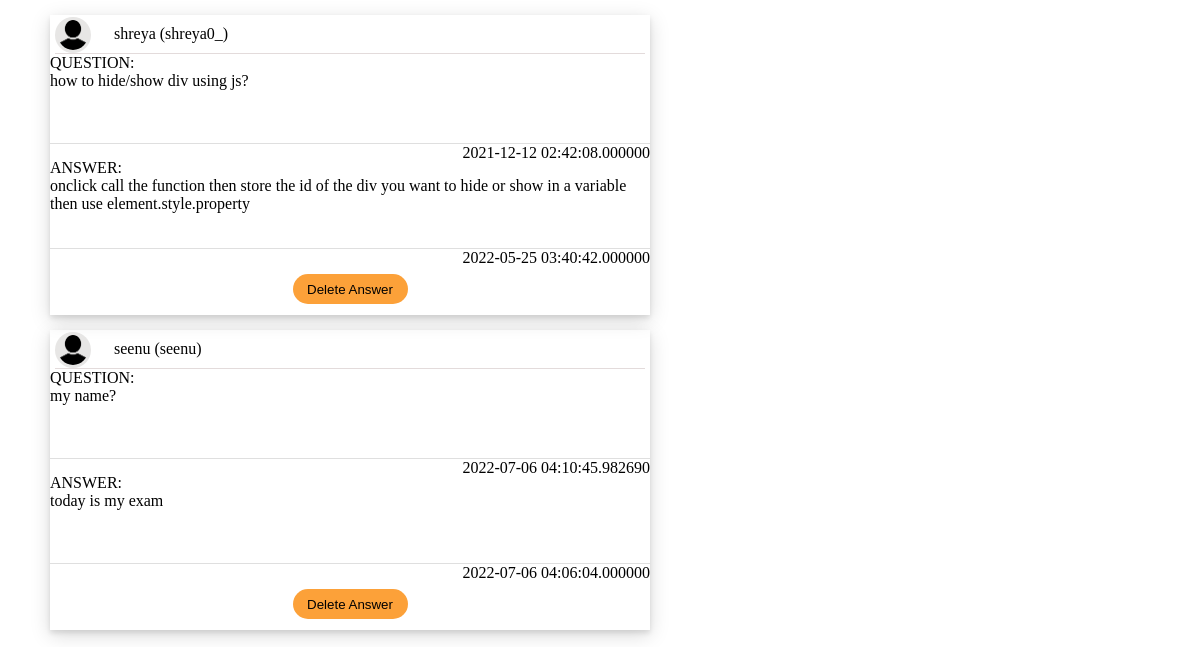
Page /answers.php (signed in) on the committed database.
### tables this page shows
CREATE TABLE `answertable` (
  `id` int(4) NOT NULL,
  `quesid` int(4) NOT NULL,
  `answer` mediumtext NOT NULL,
  `postansdate` timestamp(6) NOT NULL DEFAULT current_timestamp(6) ON UPDATE current_timestamp(6)
);

CREATE TABLE `signup` (
  `id` int(11) NOT NULL,
  `name` varchar(25) NOT NULL,
  `username` varchar(15) NOT NULL,
  `email` varchar(35) NOT NULL,
  `password` varchar(15) NOT NULL
);

CREATE TABLE `questiontable` (
  `id` int(4) NOT NULL,
  `quesid` int(4) NOT NULL,
  `question` varchar(10000) NOT NULL,
  `postquesdate` timestamp(6) NOT NULL DEFAULT current_timestamp(6) ON UPDATE current_timestamp(6)
);

### answers.php (the view, shortened to what this page needs)
<!DOCTYPE html>
<html lang="en">
    <head>
        <link rel="stylesheet" href="answerscss.php">
    </head>
    <body>
        <?php
            include '_dbconnect.php';
            $uid=$_SESSION['id'];
            $mainans="SELECT * FROM `questiontable` CROSS JOIN `answertable`  ON questiontable.quesid=answertable.quesid LEFT JOIN `profilephoto`on questiontable.id = profilephoto.id LEFT JOIN`signup`on questiontable.id = signup.id WHERE answertable.id=$uid;";
            $mainansres=mysqli_query($conn,$mainans);
            while($row3=mysqli_fetch_array($mainansres))
            {
            echo"<form action='answers.php' method='post'>
                    <div class='question-answer-container'>
                        <div class='profile-container'>
                            <div class='profile-img'>";
                                if($row3['photo'])
                                {
                                    $id=$row3['id'];
                                    $sql1="SELECT `username` FROM `profilephoto` where `id`=$id";
                                    $user = mysqli_query($conn,$sql1 );
                                    $element1 = mysqli_fetch_array($user);
                                    $username=$element1['username'];
                                    echo "<img src='upload/".$row3['photo']."' onClick=window.open('/samvad/publicprofile.php?name=".$username."','_parent')>";
                                }
                                else
                                {
                                    $id=$row3['id'];
                                    $sql1="SELECT `username` FROM `signup` where `id`=$id";
                                    $user = mysqli_query($conn,$sql1 );
                                    $element1 = mysqli_fetch_array($user);
                                    $username=$element1['username'];
                                    echo "<img src='/samvad/profile-img.png' onClick=window.open('/samvad/publicprofile.php?name=$username','_parent')>";
                                }
                        echo"</div>
                            <div class='profile-name'>
                                <label>".$row3['name']." (".$row3['username'].")</label>
                            </div>
                        </div>
                        <div class='ques'>";
                            $quesid=$row3['quesid'];
                            echo"<input type='hidden' name='hidden' value='$quesid'>
                            <label >QUESTION:<br>".$row3['question']."</label>
                        </div>
                        <div class='ques-date'>
                            <label>".$row3['postquesdate']."</label>
                        </div>
                        <div class='ans'>
                            <label>ANSWER:<br>".$row3['answer']."</label>
                        </div>
                        <div class='ans-date'>
                            <label>".$row3['postansdate']."</label>
                        </div>
                        <div class='settings'>
                            <div class='delete'>
                                <input type='submit' name='deleteans' value='Delete Answer'>
                            </div>
                        </div>
                    </div>
                </form>";
            }
        ?>
    </body>
</html>

### rows in the picture
answertable: signup.name "shreya", signup.username "shreya0_", quesid.question "how to hide/show div using js?", quesid.postquesdate "2021-12-12 02:42:08.000000", answer "onclick call the function then store the id of the div you want to hide or show in a variable then use element.style.property", postansdate "2022-05-25 03:40:42.000000"
answertable: signup.name "seenu", signup.username "seenu", quesid.question "my name?", quesid.postquesdate "2022-07-06 04:10:45.982690", answer "today is my exam", postansdate "2022-07-06 04:06:04.000000"
